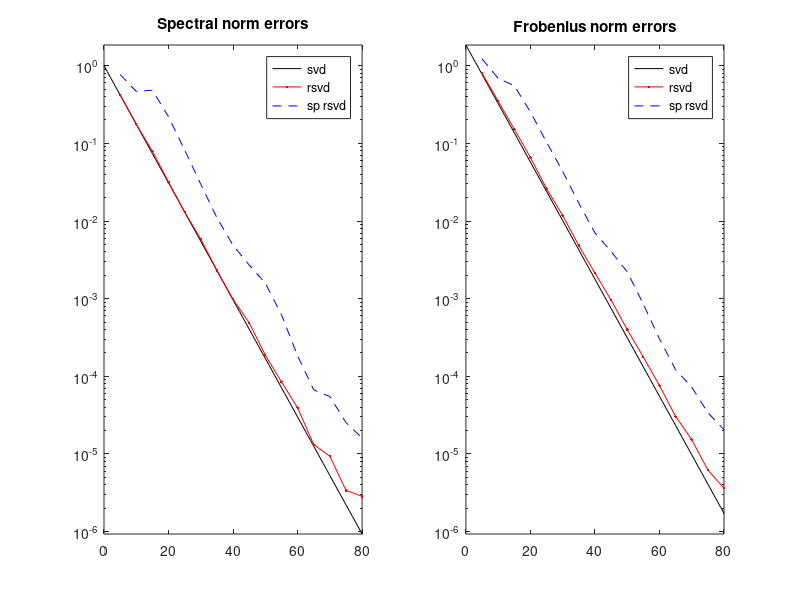
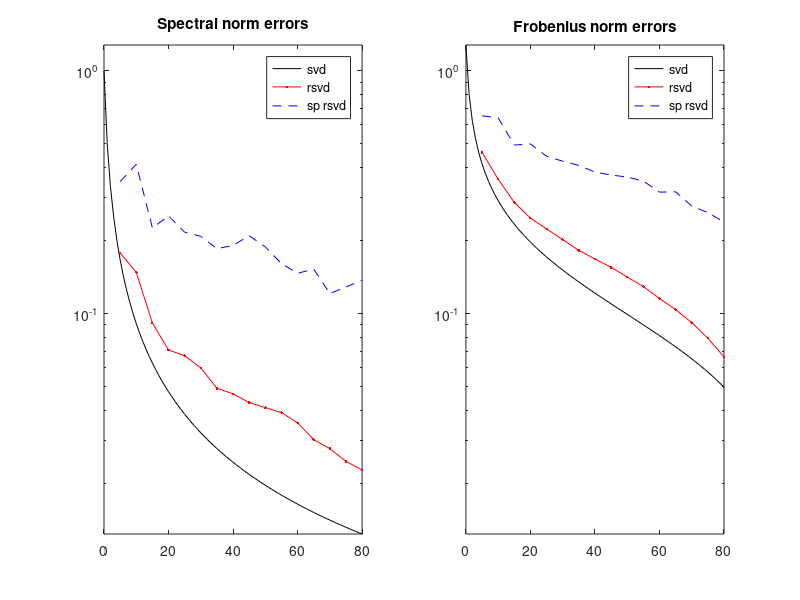
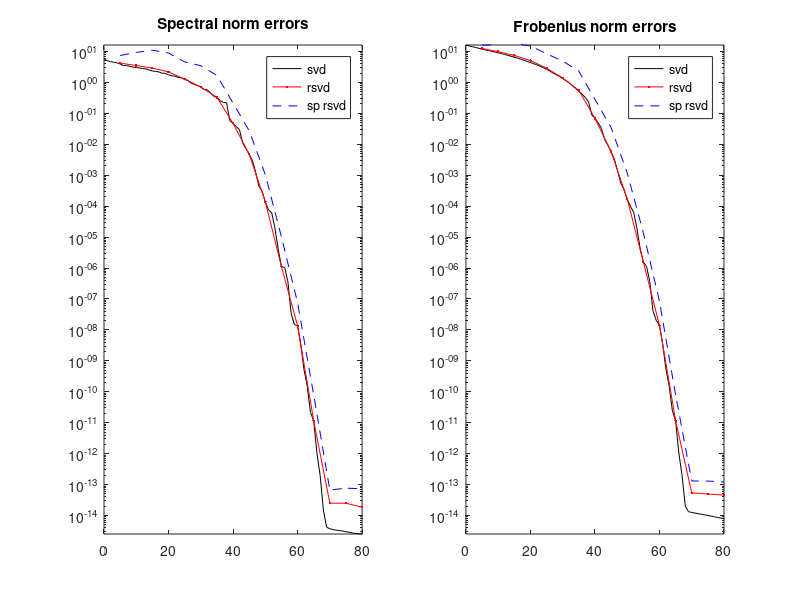
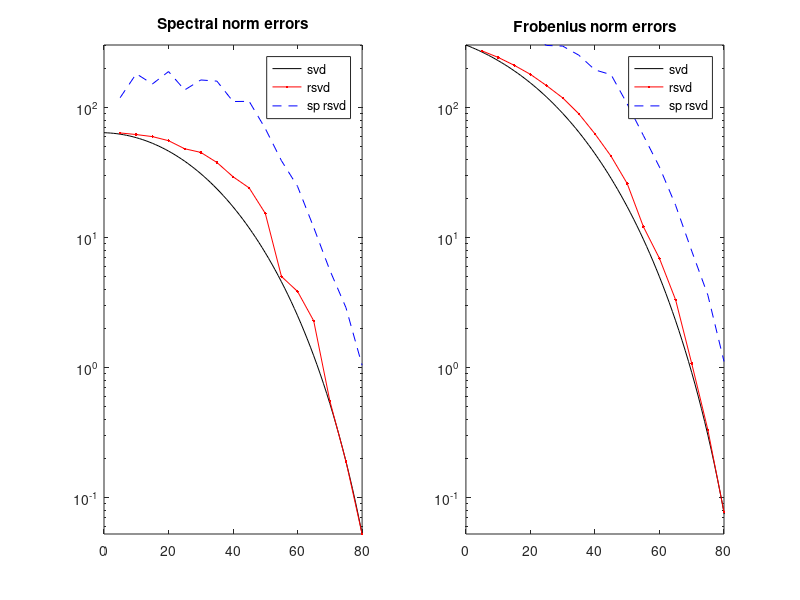

MATLAB code for these plots, in order:
function hw02p6

rng('default')
rng(0)

%%% Set problem parameters.
m = 100;
n = 140;
p = 10;
b = 20;

%%% Construct a test matrix.
As = { ...
    {'fast_decay', LOCAL_fast_decay(m,n,200)}, ...
    {'slow_decay', LOCAL_slow_decay(m,n)}, ...
    {'helmholtz', LOCAL_helmholtz(m,n,10)}, ...
    {'diffusion_cubic', LOCAL_diffusion_cubic(m,n)}, ...
};

for i = 1:numel(As)
    config_name = As{i}{1};
    A = As{i}{2};
    
    %%% Run accuracy tests for different values of k.
    %%% Observe that we use the SAME random matrix in every experiment.
    kvec  = 5:5:80;
    err1  = zeros(1,length(kvec));
    err1f = zeros(1,length(kvec));
    G     = randn(n,2*n);
    for j = 1:length(kvec)
      k        = kvec(j);
      [U,D,V]  = LOCAL_rsvd(A,k,p,G);
      err1(j)  = norm(A - U*D*V');
      err1f(j) = norm(A - U*D*V','fro');
    end
    
    %%% Run accuracy tests for different values of k (single pass rsvd).
    err2  = zeros(1,length(kvec));
    err2f = zeros(1,length(kvec));
    Gc    = randn(n,max(kvec)+p);
    Gr    = randn(m,max(kvec)+p);
    for j = 1:length(kvec)
      k        = kvec(j);
      [U,D,V]  = single_pass_rsvd(A,k,p,Gc,Gr,b);
      err2(j)  = norm(A - U*D*V');
      err2f(j) = norm(A - U*D*V','fro');
    end
    
    %%% Compute the errors from truncating the SVD.
    ss  = svd(A);
    ssf = sqrt(triu(ones(length(ss)))*(ss.*ss));
    
    %%% Create error plots.
    figure()
    subplot(1,2,1)
    hold off
    semilogy(0:(length(ss)-1),ss,'k-',...
             kvec,err1,'r.-', ...
             kvec,err2,'b--')
    axis([0,kvec(end),ss(kvec(end)+1),ssf(1)])
    legend('svd','rsvd','sp rsvd','Location','best')
    title('Spectral norm errors')
    subplot(1,2,2)
    hold off
    semilogy(0:(length(ss)-1),ssf,'k-',...
             kvec,err1f,'r.-',...
             kvec,err2f,'b--')
    axis([0,kvec(end),ss(kvec(end)+1),ssf(1)])
    legend('svd','rsvd','sp rsvd','Location','best')
    title('Frobenius norm errors')

    set(gcf, 'Position', [415 428 581 274])
    saveas(gcf, ['hw6_' config_name '.epsc'])
end
keyboard
return

%%%%%%%%%%%%%%%%%%%%%%%%%%%%%%%%%%%%%%%%%%%%%%%%%%%%%%%%%%%%%%%%%%%%%%%%%%%
% This function build a test matrix A whose singular values decay
% exponentially. To be precise, it builds a matrix A via
%   A = U * D * V'
% where U and V are randomly drawn ON matrices, and D is diagonal. The
% entries of D are taken to be D(i,i) = beta^(i-1) where beta is chosen so
% that D(k,k) = 1e-15, where k is an input parameter.
%%%%%%%%%%%%%%%%%%%%%%%%%%%%%%%%%%%%%%%%%%%%%%%%%%%%%%%%%%%%%%%%%%%%%%%%%%%

function A = LOCAL_fast_decay(m,n,k)

p       = min(m,n);
[U,~,~] = qr(randn(m,p),0);
[V,~,~] = qr(randn(n,p),0);
beta    = (1e-15)^(1/(k-1));
ss      = beta.^(0:(p-1));
A       = U * diag(ss) * V';
    
return

%%%%%%%%%%%%%%%%%%%%%%%%%%%%%%%%%%%%%%%%%%%%%%%%%%%%%%%%%%%%%%%%%%%%%%%%%%%
% This function build a test matrix A whose singular values decay
% slowly. To be precise, it builds a matrix A via
%    A = U * D * V'
% where U and V are randomly drawn ON matrices, and D is diagonal. The
% entries of D are taken to be D(i,i) = 1/i.
%%%%%%%%%%%%%%%%%%%%%%%%%%%%%%%%%%%%%%%%%%%%%%%%%%%%%%%%%%%%%%%%%%%%%%%%%%%

function A = LOCAL_slow_decay(m,n)

p       = min(m,n);
[U,~,~] = qr(randn(m,p),0);
[V,~,~] = qr(randn(n,p),0);
ss      = 1./(1:p);
A       = U * diag(ss) * V';
    
return

%%%%%%%%%%%%%%%%%%%%%%%%%%%%%%%%%%%%%%%%%%%%%%%%%%%%%%%%%%%%%%%%%%%%%%%%%%%
% Generate a test matrix with decaying spectrum. We emulate a problem
% that arises when solving the Helmholtz equation. The input parameter "kh"
% controls the rank of the matrix. The higher kh, the higher the numerical
% rank.
%%%%%%%%%%%%%%%%%%%%%%%%%%%%%%%%%%%%%%%%%%%%%%%%%%%%%%%%%%%%%%%%%%%%%%%%%%%

function A = LOCAL_helmholtz(m,n,kh)

xxt = [2+randn(1,m);randn(1,m)];
xxs = [  randn(1,n);randn(1,n)];
DD  = sqrt((xxt(1,:)'*ones(1,n) - ones(m,1)*xxs(1,:)).^2 + ...
           (xxt(2,:)'*ones(1,n) - ones(m,1)*xxs(2,:)).^2);
A   = besselj(0,kh*DD);

return

%%%%%%%%%%%%%%%%%%%%%%%%%%%%%%%%%%%%%%%%%%%%%%%%%%%%%%%%%%%%%%%%%%%%%%%%%%%
% This function uses the basic randomized algorithm to compute an
% approximate low rank SVD of a given matrix A. In other words, it computes
% an approximate factorization
%    A \approx U * D * V'
% where U and V and ON matrices with k columns, and D is diagonal.
% 
% INPUTS:  A       Given matrix to be factorized.
%          k       Target rank.
%          p       Over-sampling parameter.
%
% OUTPUTS: U,D,V   Factors in approximate SVD.
%
% NOTE: In this particular code, the random matrix G is taken as an
% input parameter. This is artificial, and is not how the code would
% normally work - it is done simply to make testing across several k
% consistent.
%%%%%%%%%%%%%%%%%%%%%%%%%%%%%%%%%%%%%%%%%%%%%%%%%%%%%%%%%%%%%%%%%%%%%%%%%%%

function [U,D,V] = LOCAL_rsvd(A,k,p,G)

Y          = A*G(:,1:(k+p));
[Q,~]      = qr(Y,0);
[Uhat,D,V] = svd(Q'*A,'econ');
U          = Q*Uhat(:,1:k);
D          = D(1:k,1:k);
V          = V(:,1:k);

return

%%%%%%%%%%%%%%%%%%%%%%%%%%%%%%%%%%%%%%%%%%%%%%%%%%%%%%%%%%%%%%%%%%%%%%%%%%%

function [U,D,V] = single_pass_rsvd(A,k,p,Gc,Gr,b)
    [m, n] = size(A);
    Yc = zeros(m,k+p);
    Yr = zeros(n,k+p);
    for i = 1:ceil(n/b)
        ind = (i-1)*b + (1:min(b, n-(i-1)*b));
        A_slice = A(:,ind);
        Yc = Yc + A_slice*Gc(ind,1:(k+p));
        Yr(ind, :) = A_slice' * Gr(:, 1:(k+p));
    end
    [Qc, ~, ~] = svd(Yc, 'econ');
    [Qr, ~, ~] = svd(Yr, 'econ');
    Qc = Qc(:, 1:k);
    Qr = Qr(:, 1:k);

    T = Gr(:, 1:(k+p))' * Qc;
    W = Yr' * Qr;
    Tt = Gc(:, 1:(k+p))' * Qr;
    Wt = Yc' * Qc;
    
    C = T \ W;
%     C = (Tt \ Wt)';
%     C = two_eq_solver(T, W, Tt, Wt, k);
    
    [U_hat, D, V_hat] = svd(C);
    U = Qc * U_hat;
    V = Qr * V_hat;
    return

function C = two_eq_solver(T, W, Tt, Wt, k)
    B = T' * W + Wt' * Tt;
    c = pcg(@(c) action_wrapper(c, T, Tt, k), reshape(B, k^2, 1), 1e-6, 1e3);
    C = reshape(c, k, k);
    return

function a = action_wrapper(c, T, Tt, k)
    C = reshape(c, k, k);
    A = T' * T * C + C * Tt' * Tt;
    a = reshape(A, k^2, 1);
    return

function A = LOCAL_diffusion_cubic(m,n)
    r = min(m, n);
    A = zeros(m, n);
    B = zeros(r, r);
    B(1, 1) = 2;
    for j = 2:r
        B(j, j) = 2;
        B(j-1, j) = -1;
        B(j, j-1) = -1;
    end
    B2 = B * B;
    B3 = B2 * B;
    A(1:r, 1:r) = B3;
    return
